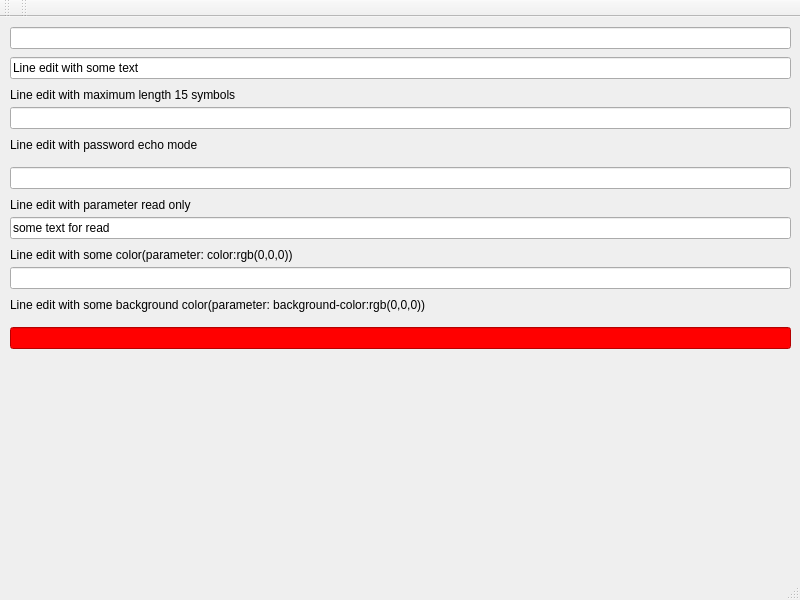
<?xml version="1.0" encoding="UTF-8"?>
<ui version="4.0">
 <class>MainWindow</class>
 <widget class="QMainWindow" name="MainWindow">
  <property name="geometry">
   <rect>
    <x>0</x>
    <y>0</y>
    <width>800</width>
    <height>600</height>
   </rect>
  </property>
  <property name="windowTitle">
   <string>MainWindow</string>
  </property>
  <property name="styleSheet">
   <string notr="true"/>
  </property>
  <widget class="QWidget" name="centralwidget">
   <widget class="QLineEdit" name="lineEdit">
    <property name="geometry">
     <rect>
      <x>10</x>
      <y>10</y>
      <width>781</width>
      <height>22</height>
     </rect>
    </property>
   </widget>
   <widget class="QLineEdit" name="lineEdit_2">
    <property name="geometry">
     <rect>
      <x>10</x>
      <y>40</y>
      <width>781</width>
      <height>22</height>
     </rect>
    </property>
    <property name="text">
     <string>Line edit with some text</string>
    </property>
   </widget>
   <widget class="QLineEdit" name="lineEdit_3">
    <property name="geometry">
     <rect>
      <x>10</x>
      <y>90</y>
      <width>781</width>
      <height>22</height>
     </rect>
    </property>
    <property name="maxLength">
     <number>15</number>
    </property>
   </widget>
   <widget class="QLabel" name="label">
    <property name="geometry">
     <rect>
      <x>10</x>
      <y>70</y>
      <width>771</width>
      <height>16</height>
     </rect>
    </property>
    <property name="text">
     <string>Line edit with maximum length 15 symbols</string>
    </property>
   </widget>
   <widget class="QLineEdit" name="lineEdit_4">
    <property name="geometry">
     <rect>
      <x>10</x>
      <y>150</y>
      <width>781</width>
      <height>22</height>
     </rect>
    </property>
    <property name="echoMode">
     <enum>QLineEdit::Password</enum>
    </property>
   </widget>
   <widget class="QLabel" name="label_2">
    <property name="geometry">
     <rect>
      <x>10</x>
      <y>120</y>
      <width>771</width>
      <height>16</height>
     </rect>
    </property>
    <property name="text">
     <string>Line edit with password echo mode</string>
    </property>
   </widget>
   <widget class="QLineEdit" name="lineEdit_5">
    <property name="geometry">
     <rect>
      <x>10</x>
      <y>200</y>
      <width>781</width>
      <height>22</height>
     </rect>
    </property>
    <property name="text">
     <string>some text for read</string>
    </property>
    <property name="readOnly">
     <bool>true</bool>
    </property>
   </widget>
   <widget class="QLabel" name="label_3">
    <property name="geometry">
     <rect>
      <x>10</x>
      <y>180</y>
      <width>781</width>
      <height>16</height>
     </rect>
    </property>
    <property name="text">
     <string>Line edit with parameter read only</string>
    </property>
   </widget>
   <widget class="QLineEdit" name="lineEdit_6">
    <property name="geometry">
     <rect>
      <x>10</x>
      <y>250</y>
      <width>781</width>
      <height>22</height>
     </rect>
    </property>
    <property name="styleSheet">
     <string notr="true">color: rgb(25,255,25);</string>
    </property>
   </widget>
   <widget class="QLabel" name="label_4">
    <property name="geometry">
     <rect>
      <x>10</x>
      <y>230</y>
      <width>771</width>
      <height>16</height>
     </rect>
    </property>
    <property name="text">
     <string>Line edit with some color(parameter: color:rgb(0,0,0))</string>
    </property>
   </widget>
   <widget class="QLineEdit" name="lineEdit_7">
    <property name="geometry">
     <rect>
      <x>10</x>
      <y>310</y>
      <width>781</width>
      <height>22</height>
     </rect>
    </property>
    <property name="styleSheet">
     <string notr="true">background-color:rgb(255,0,0)</string>
    </property>
   </widget>
   <widget class="QLabel" name="label_5">
    <property name="geometry">
     <rect>
      <x>10</x>
      <y>280</y>
      <width>771</width>
      <height>16</height>
     </rect>
    </property>
    <property name="text">
     <string>Line edit with some background color(parameter: background-color:rgb(0,0,0))</string>
    </property>
   </widget>
  </widget>
  <widget class="QMenuBar" name="menubar">
   <property name="geometry">
    <rect>
     <x>0</x>
     <y>0</y>
     <width>800</width>
     <height>19</height>
    </rect>
   </property>
  </widget>
  <widget class="QStatusBar" name="statusbar"/>
  <widget class="QToolBar" name="toolBar">
   <property name="windowTitle">
    <string>toolBar</string>
   </property>
   <attribute name="toolBarArea">
    <enum>TopToolBarArea</enum>
   </attribute>
   <attribute name="toolBarBreak">
    <bool>false</bool>
   </attribute>
  </widget>
  <widget class="QToolBar" name="toolBar_2">
   <property name="windowTitle">
    <string>toolBar_2</string>
   </property>
   <attribute name="toolBarArea">
    <enum>TopToolBarArea</enum>
   </attribute>
   <attribute name="toolBarBreak">
    <bool>false</bool>
   </attribute>
  </widget>
 </widget>
 <resources/>
 <connections/>
</ui>
